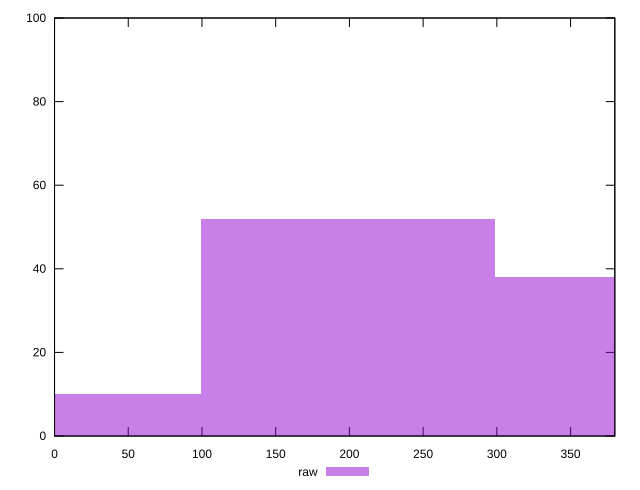

Generate this figure with gnuplot:
reset

$raw <<EOF
398.45101441271174 38
199.22550720635587 52
0 10
EOF

set key outside below
set boxwidth 199.22550720635587
set xrange [0:380.01800000000003]
set yrange [0:100]
set trange [0:100]
set style fill transparent solid 0.5 noborder
set terminal svg size 640, 490 enhanced background rgb 'white'
set output "report_00013_2021-02-09T12-04-24.940Z/uses-rel-preconnect/samples/pages+cached+noadtech+nomedia+nocss/raw/histogram.svg"

plot $raw title "raw" with boxes

reset
